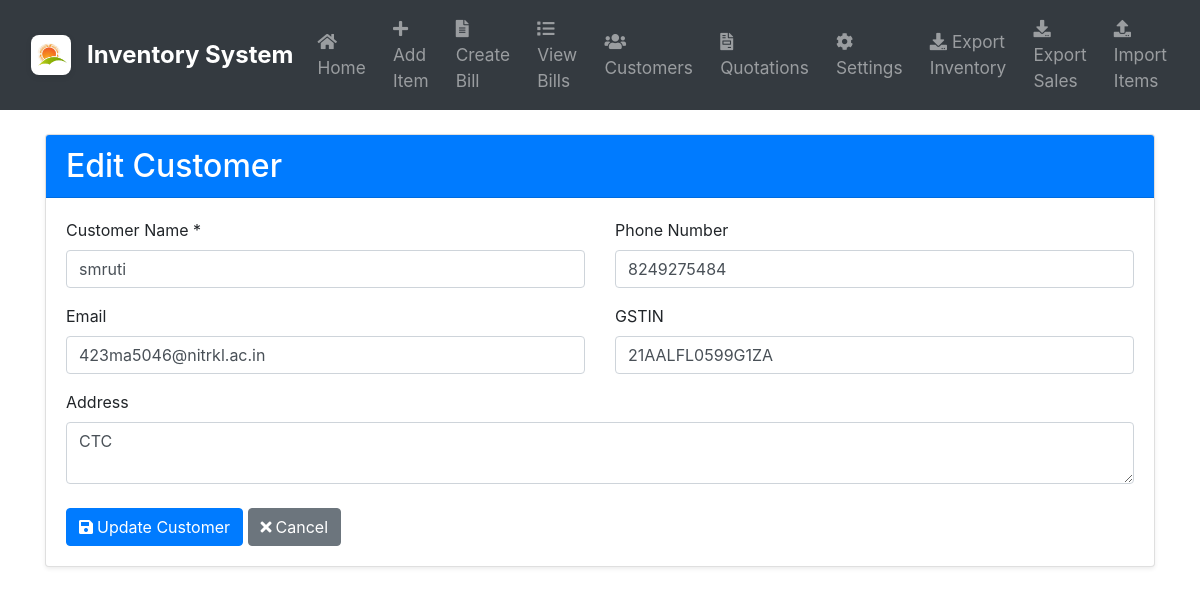
/edit_customer/1, run on the app's committed database.
### app.py (models this page shows)
class Customer(db.Model):
    id = db.Column(db.Integer, primary_key=True)
    name = db.Column(db.String(100), nullable=False)
    phone = db.Column(db.String(20))
    email = db.Column(db.String(100))
    address = db.Column(db.String(200))
    gstin = db.Column(db.String(50))
    created_at = db.Column(db.DateTime, default=datetime.utcnow)
    bills = db.relationship('Bill', backref='customer', lazy=True)

### app.py (the view, shortened to what this page needs)
@app.route('/edit_customer/<int:id>', methods=['GET', 'POST'])
def edit_customer(id):
    customer = Customer.query.get_or_404(id)
    return render_template('edit_customer.html', customer=customer)

### templates/edit_customer.html (shortened to what this page needs)
{% extends "base.html" %}
{% block content %}
<div class="card shadow-sm">
    <div class="card-header bg-primary text-white">
        <h2 class="mb-0">Edit Customer</h2>
    </div>
    <div class="card-body">
        <form method="POST" class="needs-validation" novalidate>
            <div class="row g-3">
                <div class="col-md-6">
                    <label for="name" class="form-label">Customer Name *</label>
                    <input type="text" class="form-control" id="name" name="name" value="{{ customer.name }}" required>
                </div>
                <div class="col-md-6">
                    <label for="phone" class="form-label">Phone Number</label>
                    <input type="tel" class="form-control" id="phone" name="phone" value="{{ customer.phone }}">
                </div>
                <div class="col-md-6">
                    <label for="email" class="form-label">Email</label>
                    <input type="email" class="form-control" id="email" name="email" value="{{ customer.email }}">
                </div>
                <div class="col-md-6">
                    <label for="gstin" class="form-label">GSTIN</label>
                    <input type="text" class="form-control" id="gstin" name="gstin" value="{{ customer.gstin }}">
                </div>
                <div class="col-12">
                    <label for="address" class="form-label">Address</label>
                    <textarea class="form-control" id="address" name="address" rows="2">{{ customer.address }}</textarea>
                </div>
            </div>
            <div class="mt-4">
                <button type="submit" class="btn btn-primary">
                    <i class="fas fa-save me-1"></i>Update Customer
                </button>
                <a href="{{ url_for('customers') }}" class="btn btn-secondary">
                    <i class="fas fa-times me-1"></i>Cancel
                </a>
            </div>
        </form>
    </div>
</div>
{% endblock %}

### data on the page
Customer: name "smruti", phone "8249275484", email "423ma5046@nitrkl.ac.in", gstin "21AALFL0599G1ZA", address "CTC"
